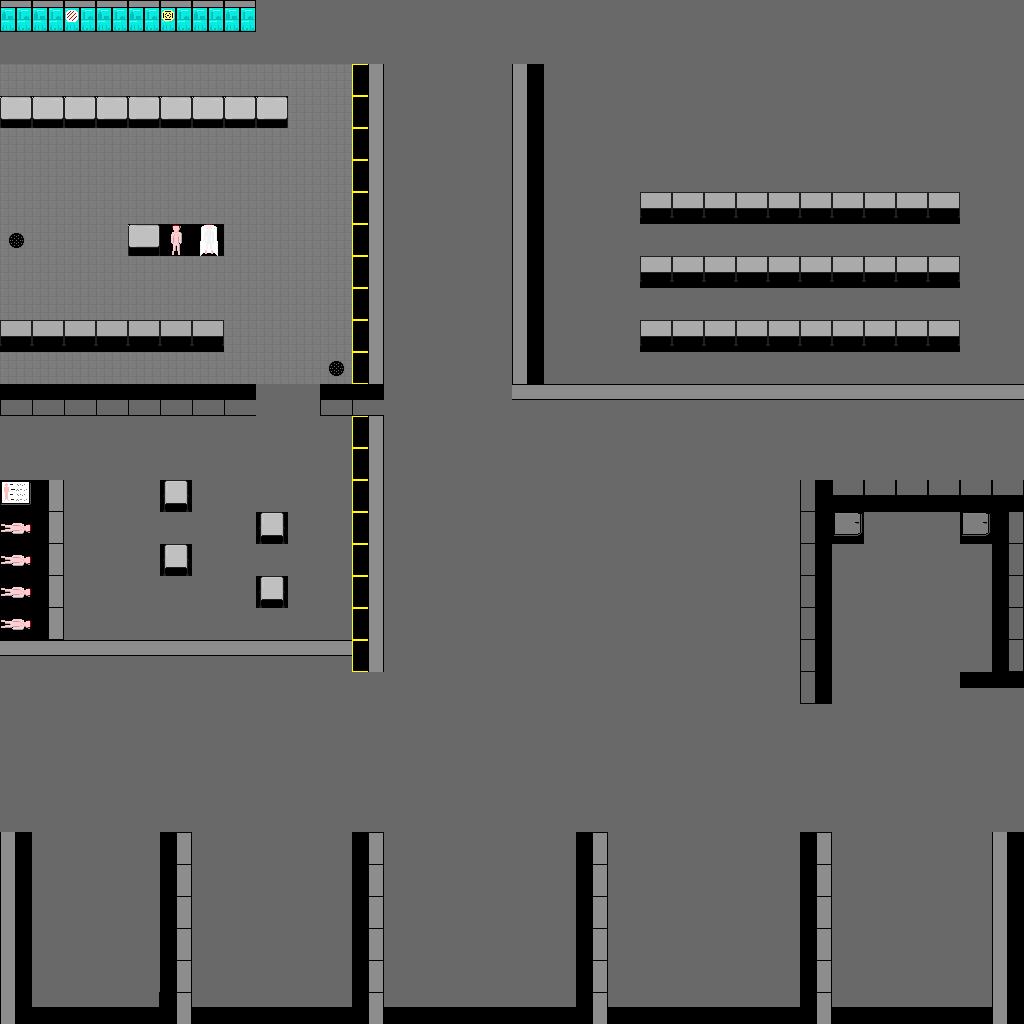

Below is a game level as drawn by its tile map, then a one-line description and the .tmx file that defines it, in full:
An orthogonal 32x32 tile map with 32x32 px tiles, 1 tile layer (Tile Layer 1).

<map version="1.2" tiledversion="1.2.1" orientation="orthogonal" renderorder="right-down" width="32" height="32" tilewidth="32" tileheight="32" infinite="0" nextlayerid="2" nextobjectid="1">
 <tileset firstgid="1" source="morgue_tiles/morgue_tile_set.tsx" />
 <layer id="1" name="Tile Layer 1" width="32" height="32">
  <data encoding="csv">
84,84,85,84,84,86,84,84,13,13,13,13,13,13,13,13,13,13,13,13,13,13,13,13,13,13,13,13,13,13,13,13,
13,13,13,13,13,13,13,13,13,13,13,13,13,13,13,13,13,13,13,13,13,13,13,13,13,13,13,13,13,13,13,13,
1,1,1,1,1,1,1,1,1,1,1,34,13,13,13,13,35,13,13,13,13,13,13,13,13,13,13,13,13,13,13,13,
81,81,81,81,81,81,81,81,81,1,1,34,13,13,13,13,35,13,13,13,13,13,13,13,13,13,13,13,13,13,13,13,
1,1,1,1,1,1,1,1,1,1,1,34,13,13,13,13,35,13,13,13,13,13,13,13,13,13,13,13,13,13,13,13,
1,1,1,1,1,1,1,1,1,1,1,34,13,13,13,13,35,13,13,13,13,13,13,13,13,13,13,13,13,13,13,13,
1,1,1,1,1,1,1,1,1,1,1,34,13,13,13,13,35,13,13,13,83,83,83,83,83,83,83,83,83,83,13,13,
2,1,1,1,81,77,79,1,1,1,1,34,13,13,13,13,35,13,13,13,13,13,13,13,13,13,13,13,13,13,13,13,
1,1,1,1,1,1,1,1,1,1,1,34,13,13,13,13,35,13,13,13,83,83,83,83,83,83,83,83,83,83,13,13,
1,1,1,1,1,1,1,1,1,1,1,34,13,13,13,13,35,13,13,13,13,13,13,13,13,13,13,13,13,13,13,13,
83,83,83,83,83,83,83,1,1,1,1,34,13,13,13,13,35,13,13,13,83,83,83,83,83,83,83,83,83,83,13,13,
1,1,1,1,1,1,1,1,1,1,2,34,13,13,13,13,35,13,13,13,13,13,13,13,13,13,13,13,13,13,13,13,
18,18,18,18,18,18,18,18,13,13,18,18,13,13,13,13,33,33,33,33,33,33,33,33,33,33,33,33,33,33,33,33,
13,13,13,13,13,13,13,13,13,13,13,34,13,13,13,13,13,13,13,13,13,13,13,13,13,13,13,13,13,13,13,13,
13,13,13,13,13,13,13,13,13,13,13,34,13,13,13,13,13,13,13,13,13,13,13,13,13,13,13,13,13,13,13,13,
75,72,13,13,13,76,13,13,13,13,13,34,13,13,13,13,13,13,13,13,13,13,13,13,13,36,25,25,25,25,25,25,
78,72,13,13,13,13,13,13,76,13,13,34,13,13,13,13,13,13,13,13,13,13,13,13,13,36,73,13,13,13,73,37,
78,72,13,13,13,76,13,13,13,13,13,34,13,13,13,13,13,13,13,13,13,13,13,13,13,36,13,13,13,13,13,37,
78,72,13,13,13,13,13,13,76,13,13,34,13,13,13,13,13,13,13,13,13,13,13,13,13,36,13,13,13,13,13,37,
78,72,13,13,13,13,13,13,13,13,13,34,13,13,13,13,13,13,13,13,13,13,13,13,13,36,13,13,13,13,13,37,
33,33,33,33,33,33,33,33,33,33,33,34,13,13,13,13,13,13,13,13,13,13,13,13,13,36,13,13,13,13,13,37,
13,13,13,13,13,13,13,13,13,13,13,13,13,13,13,13,13,13,13,13,13,13,13,13,13,36,13,13,13,13,21,21,
13,13,13,13,13,13,13,13,13,13,13,13,13,13,13,13,13,13,13,13,13,13,13,13,13,13,13,13,13,13,13,13,
13,13,13,13,13,13,13,13,13,13,13,13,13,13,13,13,13,13,13,13,13,13,13,13,13,13,13,13,13,13,13,13,
13,13,13,13,13,13,13,13,13,13,13,13,13,13,13,13,13,13,13,13,13,13,13,13,13,13,13,13,13,13,13,13,
13,13,13,13,13,13,13,13,13,13,13,13,13,13,13,13,13,13,13,13,13,13,13,13,13,13,13,13,13,13,13,13,
35,13,13,13,13,53,13,13,13,13,13,53,13,13,13,13,13,13,53,13,13,13,13,13,13,53,13,13,13,13,13,35,
35,13,13,13,13,53,13,13,13,13,13,53,13,13,13,13,13,13,53,13,13,13,13,13,13,53,13,13,13,13,13,35,
35,13,13,13,13,53,13,13,13,13,13,53,13,13,13,13,13,13,53,13,13,13,13,13,13,53,13,13,13,13,13,35,
35,13,13,13,13,53,13,13,13,13,13,53,13,13,13,13,13,13,53,13,13,13,13,13,13,53,13,13,13,13,13,35,
35,13,13,13,13,53,13,13,13,13,13,53,13,13,13,13,13,13,53,13,13,13,13,13,13,53,13,13,13,13,13,35,
35,27,27,27,28,53,27,27,27,27,27,53,27,27,27,27,27,27,53,27,27,27,27,27,27,53,27,27,27,27,27,35
</data>
 </layer>
</map>
